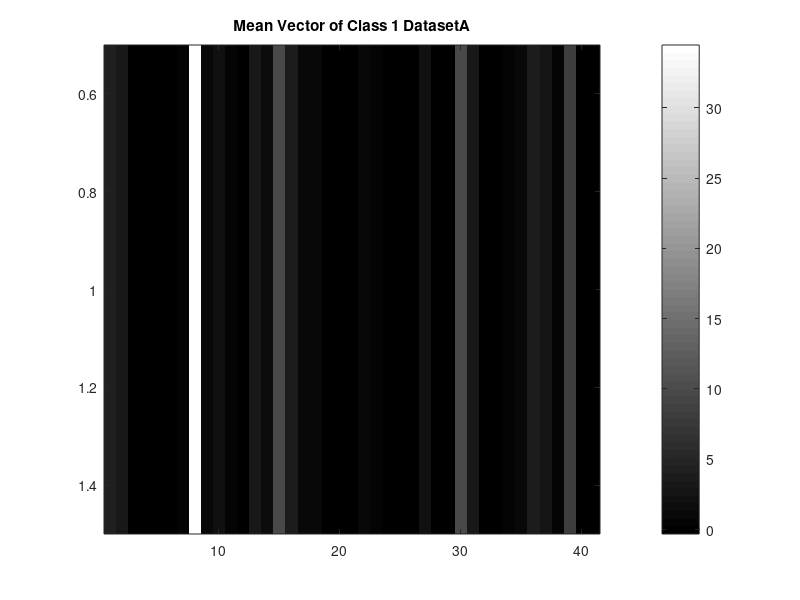
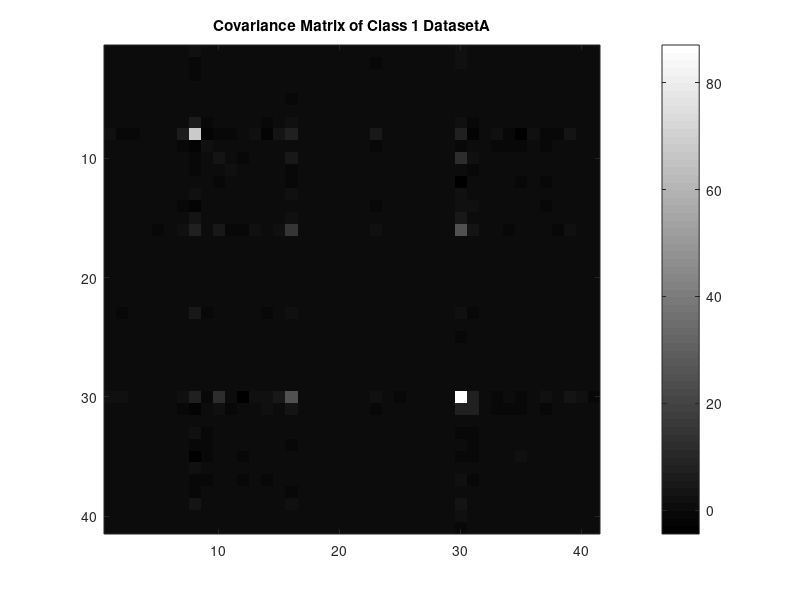
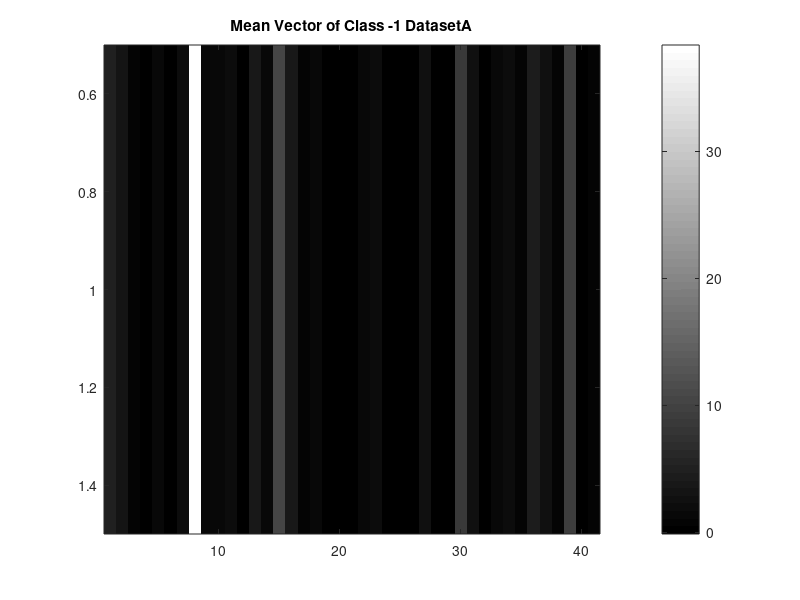
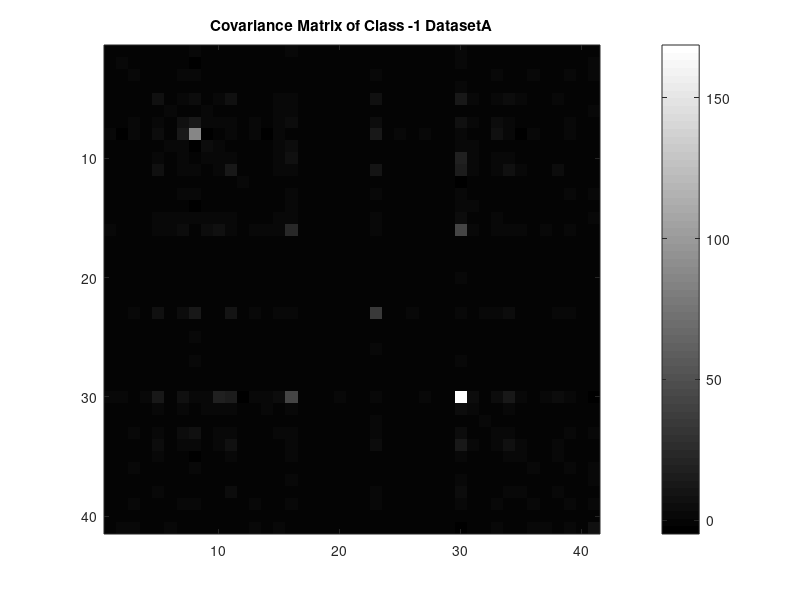

Write MATLAB code to recreate these figures, in order. (Note: this script raises an error after producing the figures.)
%%MAT Cousulting for Chem R US by Tom Wagner, Alexander Allen, MingYi Wang

%read in D
Doriginal = csvread('DatasetA.csv');

%Break D into id's, class, and features
IDA=Doriginal(:,1); %id column
Class=Doriginal(:,end);   % Y contains the class labels 1 or -1
DA=Doriginal(:,2:(end-1));  % All the rest are the featuresUnIDA=Doriginal(:,2:end);

%% define positive class and calculate mean and covariance
DAp = DA(Class==1,:); %Class 1 of DSA;
[mp,np]=size(DAp);
DAp_mean = (1/mp)*ones(1,mp)*DAp;

figure
imagesc(DAp_mean)
title('Mean Vector of Class 1 DatasetA')
colormap(gray)
colorbar

DAp_centered= DAp - (1/mp)*(ones(mp,mp)*DAp);

CovAp = (1/(mp-1))*DAp_centered'*DAp_centered; %Covariance of class 1

figure 
imagesc(CovAp)
title('Covariance Matrix of Class 1 DatasetA')
colormap(gray)
colorbar

%% define negative class and caluclate mean and covariance

DAn = DA(Class==-1,:); 
[mn,nn]=size(DAn);
DAn_mean=(1/mn)*ones(1,mn)*DAn;

figure
imagesc(DAn_mean)
title('Mean Vector of Class -1 DatasetA')
colormap(gray)
colorbar

DAn_centered=DAn - (1/mn)*(ones(mn,mn)*DAn);

CovAn = (1/(mn-1))*DAn_centered'*DAn_centered;

figure 
imagesc(CovAn)
title('Covariance Matrix of Class -1 DatasetA')
colormap(gray)
colorbar

%% Define testing and trianing sets

% Training and testing matrices for DatasetA

% Classp_train  := Class 1 training data
% Classm_train  := Class -1 training data
% Classp_test   := Class 1 testing data
% Classm_test   := Class -1 testing  data


% Set random number to an initial seed
[r,c]=size(DA);
s=RandStream('mt19937ar','Seed',550);
%generate a permutation of the data
p=randperm(s,r);
DA=DA(p,:);
Y=Class(p);
%Use trainpct percent of the data for training and the rest for testing.
trainpct=.90;
train_size=ceil(r*trainpct);

% Grab training and test data
Train = DA(1:train_size,:);
Test = DA(train_size+1:end,:);
YTrain = Y(1:train_size,:);
YTest = Y(train_size+1:end,:);

%Break them up into Class 1 and Class -1
Classp_train = Train(YTrain==1,:);
Classm_train = Train(YTrain==-1,:);

Classp_test = Test(YTest==1,:);
Classm_test = Test(YTest==-1,:);

%% Mean Method on DatasetA


%Calculate the mean classifier 

% Calculate w as difference of the class means
meanp=mean(Classp_train);
meanm=mean(Classm_train);
w=(meanp-meanm)';
w=w/norm(w);

t= (meanp+meanm)./2*w;
%%%%%%%%%%%%%%%%%%%%%%%%%%%%%%%%%%%%%%%%%%%%%%%%%%%%%%%%%%%%%%%%%%

% Count the number of training  points missclassified in each class. 

MeanPosErrorTrain = sum(Classp_train*w <= t);
MeanNegErrorTrain = sum(Classm_train*w >= t);

MeanTrainError = ((MeanPosErrorTrain + MeanNegErrorTrain)/(size(Train,1)))

%Calculate the testing error of the Mean Method

MeanPosErrorTest = sum(Classp_test*w <= t);
MeanNegErrorTest = sum(Classm_test*w >= t);

MeanTestError = ((MeanPosErrorTest + MeanNegErrorTest)/(size(Test,1))) 

HistClass(Classp_train,Classm_train,w,t,...
    'Mean Method Training Results',MeanTrainError); %Histogram of Mean Training Results

HistClass(Classp_train,Classm_train,w,t,...
    'Mean Method Testing Results',MeanTestError); %Histogram of Mean Testing Results


%% Fisher method on DatasetA

meanp=mean(Classp_train);
meanm=mean(Classm_train);

psize=size(Classp_train,1)
nsize=size(Classm_train,1)
Bp=Classp_train-ones(psize,1)*meanp
Bn=Classm_train-ones(nsize,1)*meanm;

Sw=Bp'*Bp+Bn'*Bn;
wfisher = Sw\(meanp-meanm)';
wfisher=wfisher/norm(wfisher)

tfisher=(meanp+meanm)./2*wfisher%
%%%%%%%%%%%%%%%%%%%%%%%%%%%%%%%%%%%%%%%%%%%%%%%%%%%%%%%

% Analyze training data  results of the Fisher Linear Discriminant

FisherPosErrorTrain = sum(Classp_train*wfisher <= tfisher)%
FisherNegErrorTrain = sum(Classm_train*wfisher >= tfisher)%

FisherTrainError= ((FisherPosErrorTrain + FisherNegErrorTrain)/(size(Train,1)))  

HistClass(Classp_train,Classm_train,wfisher,tfisher,...
    'Fisher Method Training Results',FisherTrainError); % Histogram of Fisher Training Results
%%%%%%%%%%%%%%%%%%%%%%%%%%%%%%%%%%%%%%%%%%%%%%%%%%%%%%%%%%%%%


FisherPosErrorTest = sum(Classp_test*wfisher <= tfisher);
FisherNegErrorTest = sum(Classm_test*wfisher >= tfisher);

FisherTestError= ((FisherPosErrorTest + FisherNegErrorTest)/(size(Test,1)))   

HistClass(Classp_test,Classm_test,wfisher,tfisher,...
    'Fisher Method Testing Results',FisherTestError); % Histogram of Fisher Testing Results

%% KNN classifier on Test set

classifier=knnsearch(Train,Test);
total_error=0;
[s,z]=size(Test)
for i=1:s,
    if(YTest(i)~=YTrain(classifier(i)))
        total_error=total_error+1;
    end
end
error_percent = total_error/s

%% FisherMedian DatasetA

medianp=median(Classp_train);
medianm=median(Classm_train);


BMp=Classp_train-ones(psize,1)*medianp;
BMn=Classm_train-ones(nsize,1)*medianm;

Sw=BMp'*BMp+BMn'*BMn;
wFishMed = Sw\(medianp-medianm)';
wFishMed=wFishMed/norm(wFishMed)

tFishMed=(medianp+medianm)./2*wFishMed

MedFishPosErrorTrain = sum(Classp_train*wFishMed <= tFishMed);
MedFishNegErrorTrain = sum(Classm_train*wFishMed >= tFishMed);
MedFishTrainError = ((MedFishPosErrorTrain + MedFishNegErrorTrain)/(size(Train,1)));

MedFishPosErrorTest = sum(Classp_test*wFishMed <= tFishMed);
MedFishNegErrorTest = sum(Classm_test*wFishMed >= tFishMed);
MedFishTestError= ((MedFishPosErrorTest + MedFishNegErrorTest)/(size(Test,1)));

HistClass(Classp_test,Classm_test,wFishMed,tFishMed,...
    'MedianFisher Method Testing Results',MedFishTestError);

HistClass(Classp_train,Classm_train,wFishMed,tFishMed,...
    'MedianFisher Training Results',MedFishTrainError);

%% DatasetV Analysis


DV = csvread('DatasetV.csv');

IDV=DV(:,1); %id column
DV=DV(:,2:end);

[m,n] = size(DV);

DVmean = (1/m)*ones(1,m)*DV %mean for DatasetV

% image for mean
figure                      
imagesc(DVmean)
title('Mean Vector DatasetV')
colormap(gray)
colorbar
 
%Prediction by fisher LDA method
PClassCount = sum(DV*wfisher > tfisher)
NClassCount = sum(DV*wfisher < tfisher)

classes=ones(m,1);
for i=1:m,
    if(DV(i,:)*wfisher <= tfisher)
        classes(i,1)=-1;
    end 
end

DVLabels = cat(2,IDV,classes);
csvwrite('DatasetVnames.csv',DVLabels);

%Covariance of DV
DV_centered = (DV - (1/m)*(ones(m,m)*DV));
CovDV = (1/(m-1))*DV_centered'*DV_centered


%image of covariance of DatasetV
figure              
imagesc(CovDV)
title('Covariance Matrix of DatasetV')
colormap(gray)
colorbar


DV_labeled = csvread('DatasetVnames.csv');

DVPos = sum(DV_labeled(:,2)==1) %Number of points in DV estimated to be class 1
DVNeg = sum(DV_labeled(:,2)==-1) %Number of points in DB estimated to be class -1

%%%%%%%%%%%%%%%%%%%%%%%%%%%%%%%%%%%%%%%%%
%% DA ErrorsFisher
DApmis = sum(DAp*wfisher <= tfisher); %Number of erroneous class 1 points using fisher method
DAnmis = sum(DAn*wfisher >= tfisher); %Number of erroneous class -1 points
DAPosError = DApmis/size(DAp,1)
DANegError = DAnmis/size(DAn,1)

TotalDAError = (DApmis+DAnmis)/size(DA,1)%Total error of Fisher on DatasetA
